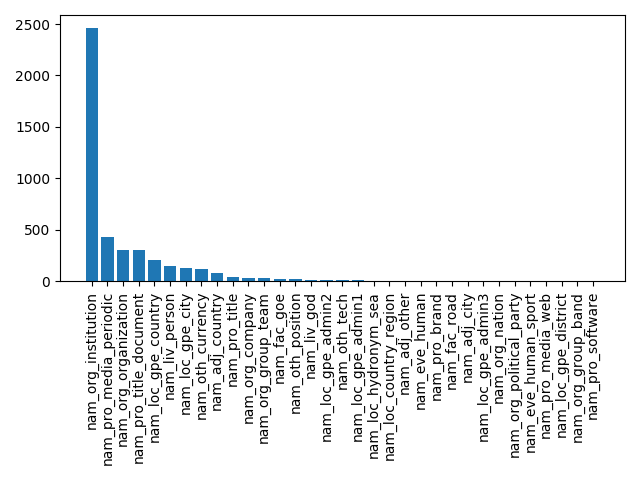

Source code (Python):
import os
from os import listdir
from os.path import isfile, join
from collections import Counter, OrderedDict
import xml.etree.ElementTree as ET
from pprint import pprint
import numpy as np
import matplotlib.pyplot as plt

onlyfiles = [f for f in listdir("./out_n82") if isfile(join("./out_n82", f))]

freq_stats = Counter()
named_entities = Counter()
for f in onlyfiles:
    tree = ET.parse(os.path.join("./out_n82", f))
    root = tree.getroot()

    for chunk in root:
        for sentence in chunk:
            real_forms = {}
            for tok in sentence:
                word = ''
                for element in tok:
                    if element.tag == 'orth':
                        real_form = element.text
                    elif element.tag == 'ann':
                        name = element.attrib['chan']
                        number = int(element.text)
                        if number > 0:
                            key = (name, number)
                            if key in real_forms.keys():
                                real_forms[key] += ' ' + real_form
                            else:
                                real_forms[key] = real_form
            for f in real_forms.items():
                key = f[0][0]
                new_key = (key, f[1])
                named_entities.update([new_key])
                freq_stats.update([key])

pprint(named_entities.most_common(50))
height = list(OrderedDict(freq_stats.most_common()).values())
bars = list(OrderedDict(freq_stats.most_common()).keys())
y_pos = np.arange(len(bars))


plt.bar(y_pos, height)

plt.xticks(y_pos, bars, rotation='vertical')

plt.tight_layout()
plt.savefig("fine.png")
plt.close()